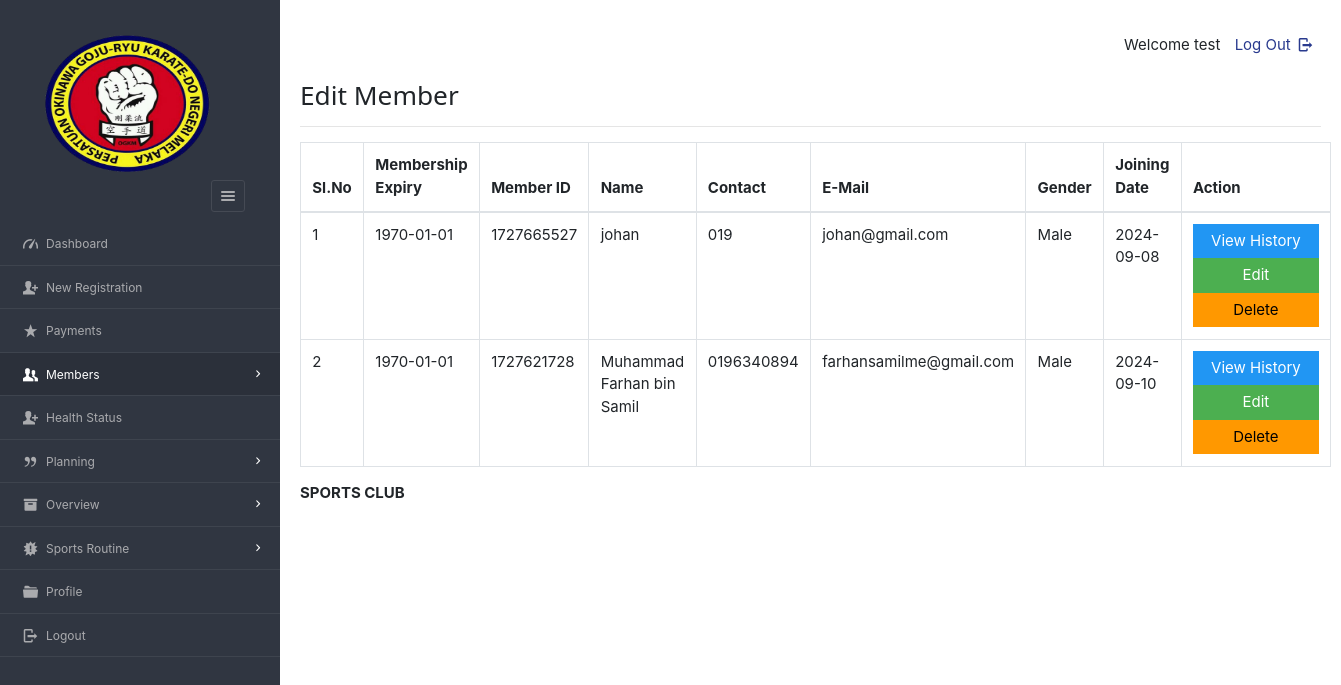
Screenshot of /dashboard/admin/view_mem.php (signed in) with the database file from the repository.
### tables this page shows
CREATE TABLE `enrolls_to` (
  `et_id` varchar(100) NOT NULL DEFAULT current_timestamp(),
  `planid` varchar(8) NOT NULL,
  `userid` varchar(20) NOT NULL,
  `paid_date` varchar(15) NOT NULL,
  `expire` varchar(15) NOT NULL,
  `renewal` varchar(15) NOT NULL
);

CREATE TABLE `users` (
  `userid` varchar(20) NOT NULL,
  `username` varchar(40) NOT NULL,
  `gender` varchar(8) NOT NULL,
  `mobile` varchar(20) NOT NULL,
  `email` varchar(200) NOT NULL,
  `dob` varchar(10) NOT NULL,
  `joining_date` varchar(10) NOT NULL
);

### dashboard/admin/view_mem.php (the view, shortened to what this page needs)
<?php
require '../../include/db_conn.php';
?>
<!DOCTYPE html>
<html lang="en">
<head>
    <link rel="stylesheet" href="../../css/style.css"  id="style-resource-5">
    <link rel="stylesheet" href="../../css/dashMain.css">
    <link rel="stylesheet" type="text/css" href="../../css/entypo.css">
	<link href="a1style.css" rel="stylesheet" type="text/css">
	<link rel="stylesheet" href="../../css/bootstrap.min.css">
</head>
    <body class="page-body  page-fade" onload="collapseSidebar()">
    	<div class="page-container sidebar-collapsed" id="navbarcollapse">
		<div class="sidebar-menu">
			<header class="logo-env">
					<div class="sidebar-collapse" onclick="collapseSidebar()">
				<a href="#" class="sidebar-collapse-icon with-animation">
					<i class="entypo-menu"></i>
				</a>
			</div>
			</header>
    		<?php include('nav.php'); ?>
    	</div>
    		<div class="main-content">
				<div class="row">
					<div class="col-md-6 col-sm-8 clearfix">
					</div>
					<div class="col-md-6 col-sm-4 clearfix hidden-xs">
						<ul class="list-inline links-list pull-right">
							<li>Welcome <?php echo $_SESSION['full_name']; ?>
							</li>
							<li>
								<a href="logout.php">
									Log Out <i class="entypo-logout right"></i>
								</a>
							</li>
						</ul>
					</div>
				</div>
		<h3>Edit Member</h3>
		<hr />
		<table class="table table-bordered datatable" id="table-1" border=1>
			<thead>
				<tr><h2>
					<th>Sl.No</th>
					<th>Membership Expiry</th>
					<th>Member ID</th>
					<th>Name</th>
					<th>Contact</th>
					<th>E-Mail</th>
					<th>Gender</th>
					<th>Joining Date</th>
					<th>Action</th></h2>
				</tr>
			</thead>
				<tbody>
						<?php
							$query  = "select * from users ORDER BY joining_date";
							$result = mysqli_query($con, $query);
							$sno    = 1;
							if (mysqli_affected_rows($con) != 0) {
							    while ($row = mysqli_fetch_array($result, MYSQLI_ASSOC)) {
							        $uid   = $row['userid'];
							        $query1  = "select * from enrolls_to WHERE userid='$uid' AND renewal='yes'";
							        $result1 = mysqli_query($con, $query1);
							        if (mysqli_affected_rows($con) == 1) {
							            while ($row1 = mysqli_fetch_array($result1, MYSQLI_ASSOC)) {
							                echo "<tr><td>".$sno."</td>";
							                echo "<td>" . $row1['expire'] . "</td>";
							                echo "<td>" . $row['userid'] . "</td>";
							                echo "<td>" . $row['username'] . "</td>";
							                echo "<td>" . $row['mobile'] . "</td>";
							                echo "<td>" . $row['email'] . "</td>";
							                echo "<td>" . $row['gender'] . "</td>";
							                echo "<td>" . $row['joining_date'] ."</td>";
							                $sno++;
							                echo "<td><form action='read_member.php' method='post'><input type='hidden' name='name' value='" . $uid . "'/><input type='submit' class='a1-btn a1-blue' id='button1' value='View History ' class='btn btn-info'/></form><form action='edit_member.php' method='post'><input type='hidden'  name='name' value='" . $uid . "'/><input type='submit' class='a1-btn a1-green' id='button1' value='Edit' class='btn btn-warning'/></form><form action='del_member.php' method='post' onsubmit='return ConfirmDelete()'><input type='hidden' name='name' value='" . $uid . "'/><input type='submit' value='Delete' width='20px' id='button1' class='a1-btn a1-orange'/></form></td></tr>";
							            }
							        }
							    }
							}
						?>
					</tbody>
				</table>
			<?php include('footer.php'); ?>
    	</div>
    </body>
</html>

### dashboard/admin/nav.php (shortened to what this page needs)
<ul id="main-menu" class="" >
    <li id="dash"><a href="index.php"><i class="entypo-gauge"></i><span>Dashboard</span></a></li>
	<li id="regis"><a href="new_entry.php"><i class="entypo-user-add"></i><span>New Registration</span></a>
	<li id="paymnt"><a href="payments.php"><i class="entypo-star"></i><span>Payments</span></a></li>
	<li class="" id="hassubopen"><a href="#" onclick="memberExpand(1)"><i class="entypo-users"></i><span>Members</span></a>
	</li>
	<li id="health_status"><a href="new_health_status.php"><i class="entypo-user-add"></i><span>Health Status</span></a>
		<li class="" id="planhassubopen"><a href="#" onclick="memberExpand(2)"><i class="entypo-quote"></i><span>Planning</span></a>
	<li class="" id="overviewhassubopen"><a href="#" onclick="memberExpand(3)"><i class="entypo-box"></i><span>Overview</span></a>
	<li class="" id="routinehassubopen"><a href="#" onclick="memberExpand(4)"><i class="entypo-alert"></i><span>Sports Routine</span></a>
	</li>
	<li id="adminprofile"><a href="more-userprofile.php"><i class="entypo-folder"></i><span>Profile</span></a></li>
	<li><a href="logout.php"><i class="entypo-logout"></i><span>Logout</span></a></li>
</ul>

### dashboard/admin/footer.php
<footer class="main"><strong>SPORTS CLUB </strong></footer>

### css/style.css (style rules this page uses)
html { font-size: 62.5%; font-family: sans-serif; }
div { display: block; }
body { font-family: "Noto Sans", sans-serif, "Helvetica Neue", Helvetica, Arial, sans-serif; font-size: 12px; line-height: 1.428571429; display: block; margin: 0; }
*, *:before, *:after { box-sizing: border-box; }
a { text-decoration: none; background: transparent; }
img { vertical-align: middle; }
img { border: 0; }
.logo img { width: 220px; height: 200px; }
input, button, select, textarea { font-family: inherit; font-size: inherit; line-height: inherit; }
button, input { line-height: normal; }
button, input, select, textarea { font-family: inherit; font-size: 100%; margin: 0; }
input { background-color: white; cursor: text; padding: 1px; border-width: 2px; border-style: inset; border-color: initial; border-image: initial; }
input, textarea, select, button { text-rendering: auto; color: initial; letter-spacing: normal; word-spacing: normal; text-transform: none; text-indent: 0px; text-shadow: none; display: inline-block; text-align: start; margin: 0em; font: 400 13.3333px Arial; }
button, html input[type="button"], input[type="reset"], input[type="submit"] { cursor: pointer; }
a { color: #373e4a; text-decoration: none; }
a { background: transparent; }
a { color: #373e4a; }
.page-container { position: relative; padding-left: 280px; }
.page-container .sidebar-menu { position: absolute; width: 280px; top: 0; left: 0; bottom: 0; background: #303641; color: #aaabae; z-index: 1; min-height: 796px; box-sizing: border-box; }
.page-container .sidebar-menu .logo-env { width: 100%; padding: 35px; padding-bottom: 10px; box-sizing: border-box; }
.page-container .sidebar-menu .logo-env:before, .page-container .sidebar-menu .logo-env:after { content: " "; display: table; }
.page-container .sidebar-menu .logo-env > div { display: block; vertical-align: middle; white-space: nowrap; float: left; }
.page-container .sidebar-menu .logo-env > div > a { display: inline-block; color: #aaabae; }
.page-container .sidebar-menu .logo-env > div.sidebar-collapse, .page-container .sidebar-menu .logo-env > div.sidebar-mobile-menu { position: relative; float: right; }
.page-container .sidebar-menu .logo-env > div.sidebar-collapse a, .page-container .sidebar-menu .logo-env > div.sidebar-mobile-menu a { display: inline-block; border: 1px solid #454a54; text-align: center; padding: 0; line-height: 1; font-size: 20px; font-weight: 300; padding: 5px 2px; background-clip: padding-box; border-radius: 3px; transition: all 200ms ease-in-out; }
.page-container .sidebar-menu .logo-env .logo img { width: 180px; height: 150px; }
.page-container .sidebar-menu .logo-env:after { clear: both; }
.page-container .sidebar-menu #main-menu { list-style: none; margin: 0; padding: 0; margin-bottom: 20px; }
ul, ol { margin-top: 0; margin-bottom: 8.5px; }
ul, menu, dir { display: block; list-style-type: disc; }
.page-container .sidebar-menu #main-menu li { position: relative; margin: 0; font-size: 12px; border-bottom: 1px solid rgba(69, 74, 84, 0.7); }
li { display: list-item; }
.page-container .sidebar-menu #main-menu li a { position: relative; display: block; padding: 10px 20px; color: #aaabae; z-index: 2; transition: color 250ms ease-in-out, background-color 250ms ease-in-out; }
.page-container .sidebar-menu #main-menu li a i { top: 1px; }
.page-container .sidebar-menu #main-menu li i { position: relative; font-size: 15px; margin-right: 5px; }
i, cite, em, var, address, dfn { font-style: italic; }
.page-container .sidebar-menu #main-menu li a span { transition: 350ms opacity ease-in-out; }
.page-container .sidebar-menu #main-menu li.has-sub > a:before { position: relative; content: '\e877'; content: '\e879'; display: inline-block; font-family: 'Entypo'; color: #454a54; color: #FFF; float: right; font-size: 15px; margin-left: 13px; top: 0px; transition: all 300ms ease-in-out; }

### dashboard/admin/view_mem.php (style rules this page uses)
#button1 { width:126px; }
.page-container .sidebar-menu #main-menu li#hassubopen > a { background-color: #2b303a; color: #ffffff; }

### rows the page displays
enrolls_to: expire "1970-01-01", userid.userid "1727665527", userid.username "johan", userid.mobile "019", userid.email "johan@gmail.com", userid.gender "Male", userid.joining_date "2024-09-08"
enrolls_to: expire "1970-01-01", userid.userid "1727621728", userid.username "Muhammad Farhan bin Samil", userid.mobile "0196340894", userid.email "farhansamilme@gmail.com", userid.gender "Male", userid.joining_date "2024-09-10"

### other values shown
$_SESSION['full_name'] "test"
